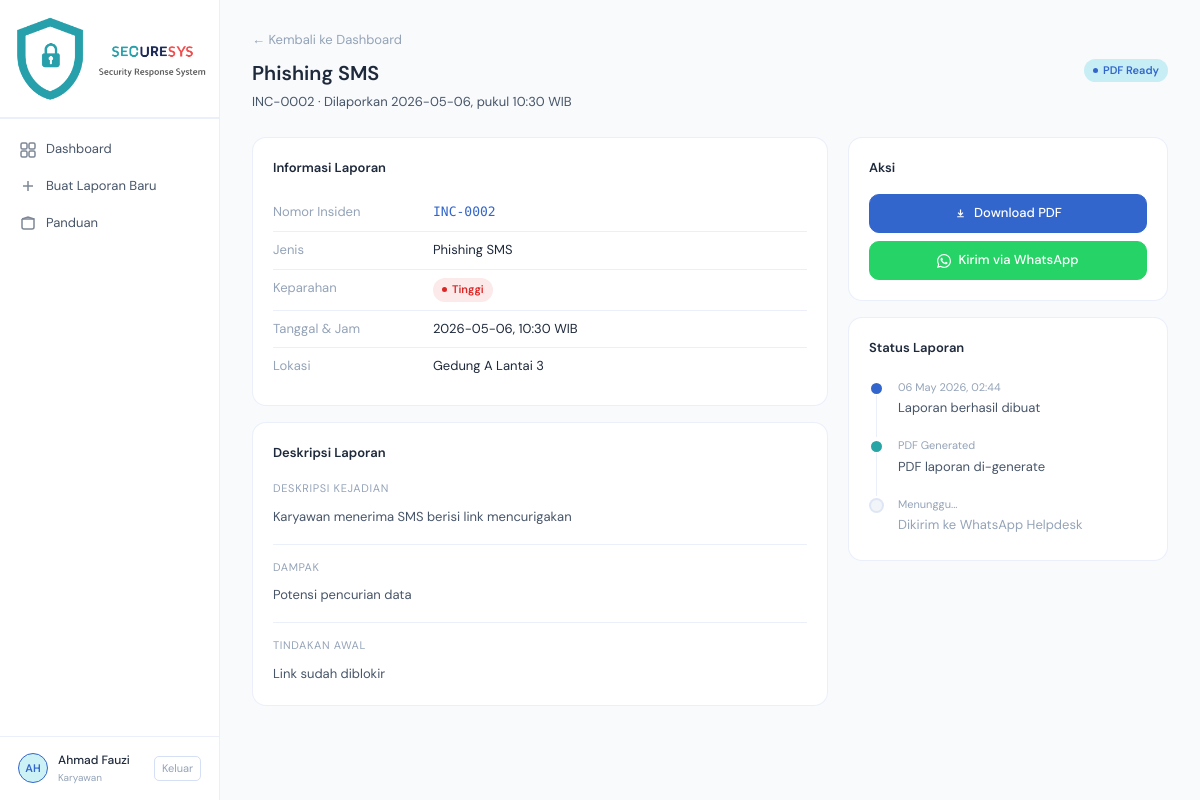
Screenshot of /laporan/2 (signed in) with the database file from the repository.
### app.py (models this page shows, shortened)
class User(db.Model):
    id = db.Column(db.Integer, primary_key=True)
    username = db.Column(db.String(80), unique=True, nullable=False)
    password_hash = db.Column(db.String(200), nullable=False)
    nama = db.Column(db.String(100), nullable=False)
    created_at = db.Column(db.DateTime, default=datetime.utcnow)
    laporan = db.relationship('LaporanInsiden', backref='user', lazy=True)

class LaporanInsiden(db.Model):
    id = db.Column(db.Integer, primary_key=True)
    nomor_insiden = db.Column(db.String(20), unique=True, nullable=False)
    jenis_insiden = db.Column(db.String(50), nullable=False)
    tanggal = db.Column(db.String(20), nullable=False)
    jam = db.Column(db.String(10), nullable=False)
    lokasi = db.Column(db.String(100), nullable=False)
    tim_csirt = db.Column(db.String(100))
    sistem_terdampak = db.Column(db.String(200))
    tingkat_keparahan = db.Column(db.String(20), nullable=False)
    deskripsi_kejadian = db.Column(db.Text, nullable=False)
    ringkasan_insiden = db.Column(db.Text)
    kronologi = db.Column(db.Text)
    dampak = db.Column(db.Text)
    tindakan_awal = db.Column(db.Text)
    akar_masalah = db.Column(db.Text)
    ioc_hash = db.Column(db.String(200))
    ioc_ip_domain = db.Column(db.String(200))
    ioc_port_media = db.Column(db.String(200))
    analisis_teknis = db.Column(db.Text)
    aksi_soc = db.Column(db.Text)
    aksi_ir = db.Column(db.Text)
    pemulihan = db.Column(db.Text)
    rekomendasi = db.Column(db.Text)
    status = db.Column(db.String(20), default='Draft')
    pdf_filename = db.Column(db.String(200))
    pelapor_id = db.Column(db.Integer, db.ForeignKey('user.id'), nullable=False)
    created_at = db.Column(db.DateTime, default=datetime.utcnow)
    updated_at = db.Column(db.DateTime, default=datetime.utcnow, onupdate=datetime.utcnow)

### app.py (the view)
@app.route('/laporan/<int:id>')
@login_required
def user_detail(id):
    laporan = LaporanInsiden.query.get_or_404(id)
    if laporan.pelapor_id != session['user_id']:
        flash('Anda tidak memiliki akses.', 'error')
        return redirect(url_for('user_dashboard'))
    wa_link = generate_wa_link(laporan)
    return render_template('user_detail.html', laporan=laporan, wa_link=wa_link)

### app.py (called while the page is built)
def login_required(f):
    @wraps(f)
    def decorated(*args, **kwargs):
        if 'user_id' not in session:
            flash('Silakan login terlebih dahulu.', 'warning')
            return redirect(url_for('login'))
        return f(*args, **kwargs)
    return decorated

def generate_wa_link(laporan):
    user = db.session.get(User, laporan.pelapor_id)
    nama = user.nama if user else '-'
    message = (
        f"📋 *LAPORAN INSIDEN KEAMANAN SIBER*\n"
        f"━━━━━━━━━━━━━━━━━━━━\n"
        f"📌 No: {laporan.nomor_insiden}\n"
        f"⚠️ Jenis: {laporan.jenis_insiden}\n"
        f"🔴 Keparahan: {laporan.tingkat_keparahan}\n"
        f"👤 Pelapor: {nama}\n"
        f"📅 Tanggal: {laporan.tanggal}, {laporan.jam} WIB\n"
        f"📍 Lokasi: {laporan.lokasi}\n"
        f"━━━━━━━━━━━━━━━━━━━━\n"
        f"📝 Deskripsi:\n{laporan.deskripsi_kejadian}\n"
        f"━━━━━━━━━━━━━━━━━━━━\n"
        f"_Mohon segera ditindaklanjuti. File PDF laporan akan dikirim menyusul._"
    )
    return f"https://wa.me/{WA_HELPDESK_NUMBER}?text={quote(message)}"

### templates/user_detail.html (shortened to what this page needs)
{% extends 'base.html' %}
{% block content %}
<div class="page-header fade-up">
  <div class="flex-between">
    <div>
      <a href="{{ url_for('user_dashboard') }}" style="color:var(--text3);text-decoration:none;font-size:13px">← Kembali ke Dashboard</a>
      <div class="page-title" style="margin-top:6px">{{ laporan.jenis_insiden }}</div>
      <div class="page-subtitle">{{ laporan.nomor_insiden }} · Dilaporkan {{ laporan.tanggal }}, pukul {{ laporan.jam }} WIB</div>
    </div>
    <div class="flex-gap">
      {% if laporan.status == 'Draft' %}<span class="badge gray"><span class="badge-dot"></span>Draft</span>
      {% elif laporan.status == 'PDF Generated' %}<span class="badge blue"><span class="badge-dot"></span>PDF Ready</span>
      {% elif laporan.status == 'Terkirim' %}<span class="badge green"><span class="badge-dot"></span>Terkirim</span>
      {% else %}<span class="badge gray"><span class="badge-dot"></span>{{ laporan.status }}</span>{% endif %}
    </div>
  </div>
</div>
<div style="display:grid;grid-template-columns:1fr 320px;gap:20px">
  <div>
    <div class="card fade-up fade-up-1" style="margin-bottom:16px">
      <div class="card-title">Informasi Laporan</div>
      <div class="detail-row"><span class="detail-key">Nomor Insiden</span><span class="detail-val" style="font-family:var(--mono);color:var(--accent)">{{ laporan.nomor_insiden }}</span></div>
      <div class="detail-row"><span class="detail-key">Jenis</span><span class="detail-val">{{ laporan.jenis_insiden }}</span></div>
      <div class="detail-row">
        <span class="detail-key">Keparahan</span>
        <span class="detail-val">
          {% if laporan.tingkat_keparahan == 'Tinggi' %}<span class="badge red"><span class="badge-dot"></span>Tinggi</span>
          {% elif laporan.tingkat_keparahan == 'Sedang' %}<span class="badge amber"><span class="badge-dot"></span>Sedang</span>
          {% else %}<span class="badge green"><span class="badge-dot"></span>Rendah</span>{% endif %}
        </span>
      </div>
      <div class="detail-row"><span class="detail-key">Tanggal & Jam</span><span class="detail-val">{{ laporan.tanggal }}, {{ laporan.jam }} WIB</span></div>
      <div class="detail-row"><span class="detail-key">Lokasi</span><span class="detail-val">{{ laporan.lokasi }}</span></div>
    </div>
    <div class="card fade-up fade-up-2" style="margin-bottom:16px">
      <div class="card-title">Deskripsi Laporan</div>
      <div style="margin-bottom:16px">
        <div style="font-size:11px;color:var(--text3);text-transform:uppercase;letter-spacing:0.06em;margin-bottom:8px">Deskripsi Kejadian</div>
        <p style="font-size:13px;color:var(--text2);line-height:1.7">{{ laporan.deskripsi_kejadian }}</p>
      </div>
      {% if laporan.dampak %}
      <div style="margin-bottom:16px;padding-top:14px;border-top:1px solid var(--border)">
        <div style="font-size:11px;color:var(--text3);text-transform:uppercase;letter-spacing:0.06em;margin-bottom:8px">Dampak</div>
        <p style="font-size:13px;color:var(--text2);line-height:1.7">{{ laporan.dampak }}</p>
      </div>
      {% endif %}
      {% if laporan.tindakan_awal %}
      <div style="padding-top:14px;border-top:1px solid var(--border)">
        <div style="font-size:11px;color:var(--text3);text-transform:uppercase;letter-spacing:0.06em;margin-bottom:8px">Tindakan Awal</div>
        <p style="font-size:13px;color:var(--text2);line-height:1.7">{{ laporan.tindakan_awal }}</p>
      </div>
      {% endif %}
    </div>
  </div>
  <div>
    <div class="card fade-up fade-up-1" style="margin-bottom:16px">
      <div class="card-title">Aksi</div>
      <div style="display:flex;flex-direction:column;gap:8px">
        {% if laporan.pdf_filename %}
        <a href="{{ url_for('download_pdf', id=laporan.id) }}" class="btn btn-primary" style="justify-content:center;width:100%">
          <svg width="13" height="13" viewBox="0 0 16 16" fill="none" stroke="currentColor" stroke-width="1.5"><path d="M4 12h8M8 3v7M5 7l3 3 3-3"/></svg>
          Download PDF
        </a>
        {% endif %}
        <a href="{{ wa_link }}" target="_blank" class="btn btn-wa" style="justify-content:center;width:100%">
          Kirim via WhatsApp
        </a>
      </div>
    </div>
    <div class="card fade-up fade-up-2">
      <div class="card-title">Status Laporan</div>
      <div class="timeline">
        <div class="tl-item">
          <div class="tl-dot" style="background:var(--accent)"></div>
          <div class="tl-content">
            <div class="tl-date">{{ laporan.created_at.strftime('%d %b %Y, %H:%M') if laporan.created_at else laporan.tanggal }}</div>
            <div class="tl-text">Laporan berhasil dibuat</div>
          </div>
        </div>
        <div class="tl-item">
          <div class="tl-dot" style="background:{% if laporan.pdf_filename %}var(--teal){% else %}var(--bg3){% endif %};border-color:{% if not laporan.pdf_filename %}var(--border){% else %}var(--bg2){% endif %}"></div>
          <div class="tl-content">
            <div class="tl-date">{% if laporan.pdf_filename %}PDF Generated{% else %}Menunggu...{% endif %}</div>
            <div class="tl-text" style="color:{% if laporan.pdf_filename %}var(--text2){% else %}var(--text3){% endif %}">PDF laporan di-generate</div>
          </div>
        </div>
        <div class="tl-item">
          <div class="tl-dot" style="background:{% if laporan.status == 'Terkirim' %}var(--green){% else %}var(--bg3){% endif %};border-color:{% if laporan.status != 'Terkirim' %}var(--border){% else %}var(--bg2){% endif %}"></div>
          <div class="tl-content">
            <div class="tl-date">{% if laporan.status == 'Terkirim' %}Terkirim{% else %}Menunggu...{% endif %}</div>
            <div class="tl-text" style="color:{% if laporan.status == 'Terkirim' %}var(--green){% else %}var(--text3){% endif %}">Dikirim ke WhatsApp Helpdesk</div>
          </div>
        </div>
      </div>
    </div>
  </div>
</div>
{% endblock %}

### templates/base.html (shortened to what this page needs)
<!DOCTYPE html>
<html lang="id">
<head>
</head>
<body>
<div class="app-layout">
  <aside class="sidebar">
    <div class="sidebar-logo">
      <img src="{{ url_for('static', filename='img/Logo.png') }}" alt="Logo" style="width: 100%; height: auto; max-width: 200px;">
    </div>
    <nav class="sidebar-nav">
      <a href="{{ url_for('user_dashboard') }}" class="nav-item {% if request.endpoint == 'user_dashboard' %}active{% endif %}">
        <svg class="nav-icon" viewBox="0 0 16 16" fill="none" stroke="currentColor" stroke-width="1.5"><rect x="1" y="1" width="6" height="6" rx="1.5"/><rect x="9" y="1" width="6" height="6" rx="1.5"/><rect x="1" y="9" width="6" height="6" rx="1.5"/><rect x="9" y="9" width="6" height="6" rx="1.5"/></svg>
        Dashboard
      </a>
      <a href="{{ url_for('laporkan_step1') }}" class="nav-item {% if request.endpoint in ['laporkan_step1','laporkan_step2','laporkan_step3'] %}active{% endif %}">
        <svg class="nav-icon" viewBox="0 0 16 16" fill="none" stroke="currentColor" stroke-width="1.5"><path d="M8 3v10M3 8h10"/></svg>
        Buat Laporan Baru
      </a>
      <a href="{{ url_for('view_guides') }}" class="nav-item {% if request.endpoint == 'view_guides' %}active{% endif %}">
        <svg class="nav-icon" viewBox="0 0 16 16" fill="none" stroke="currentColor" stroke-width="1.5"><path d="M2 4h12v8a2 2 0 01-2 2H4a2 2 0 01-2-2V4"/><path d="M2 4l6-2 6 2"/></svg>
        Panduan
      </a>
    </nav>
    <div class="sidebar-footer">
      <div class="user-info">
        <div class="avatar">{{ session.nama[:2]|upper if session.nama else 'U' }}</div>
        <div>
          <div class="user-name">{{ session.nama }}</div>
          <div class="user-role">Karyawan</div>
        </div>
        <a href="{{ url_for('logout') }}" class="logout-btn">Keluar</a>
      </div>
    </div>
  </aside>
  <main class="main-content">
    {% block content %}{% endblock %}
  </main>
</div>
</body>
</html>

### rows the page displays
User: nama "Ahmad Fauzi"
LaporanInsiden: jenis_insiden "Phishing SMS", nomor_insiden "INC-0002", tanggal "2026-05-06", jam "10:30", lokasi "Gedung A Lantai 3", deskripsi_kejadian "Karyawan menerima SMS berisi link mencurigakan", dampak "Potensi pencurian data", tindakan_awal "Link sudah diblokir", created_at "06 May 2026, 02:44"

### other values shown
{{ session.nama[:2]|upper if session.nama else 'U' }} "AH"
